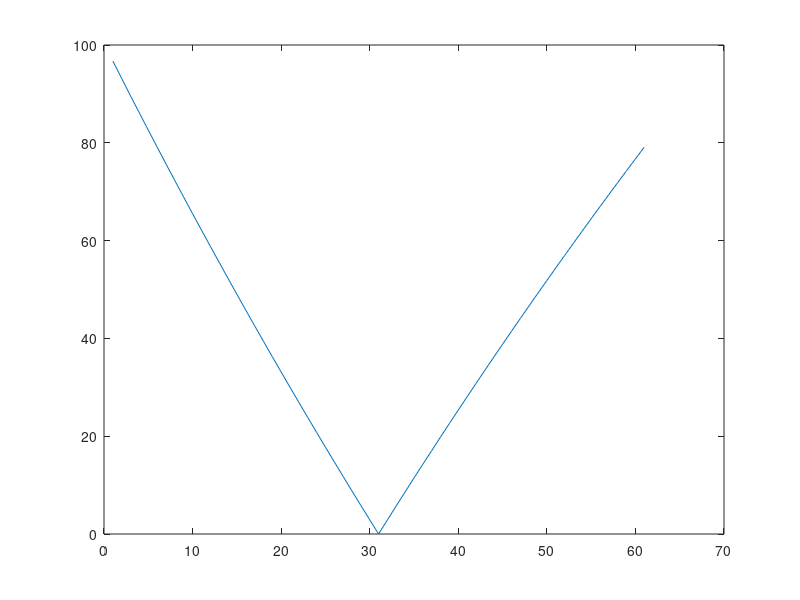

This figure's MATLAB source:
clear;
for i=1:100
	x(i)=(rand-0.5)*100;
end

v=3;
tdt=x./v;
tv=2.7:0.01:3.3;
err=zeros(size(tv));

for i=1:length(tv)
	err(i)=sum(abs(x./tv(i)-x./v));
end

plot(err)


